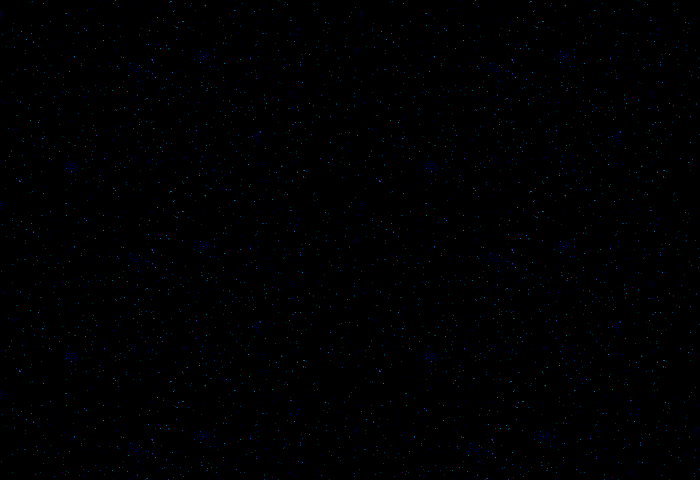

Below is a game level as drawn by its tile map, then a one-line description and the .tmx that defines it (tile-layer data replaced by summaries):
An orthogonal 70x48 tile map with 10x10 px tiles, 1 tile layer (Tile Layer 1).

<map version="1.10" tiledversion="1.10.2" orientation="orthogonal" renderorder="right-down" width="70" height="48" tilewidth="10" tileheight="10" infinite="0" nextlayerid="2" nextobjectid="1">
 <tileset firstgid="1" name="space2" tilewidth="10" tileheight="10" spacing="2" margin="1" tilecount="851" columns="37">
  <image source="space2.png" width="454" height="283" />
 </tileset>
 <layer id="1" name="Tile Layer 1" width="70" height="48">
  <data>[3360 cells, 3360 non-empty, 684 distinct tile ids]</data>
 </layer>
</map>
